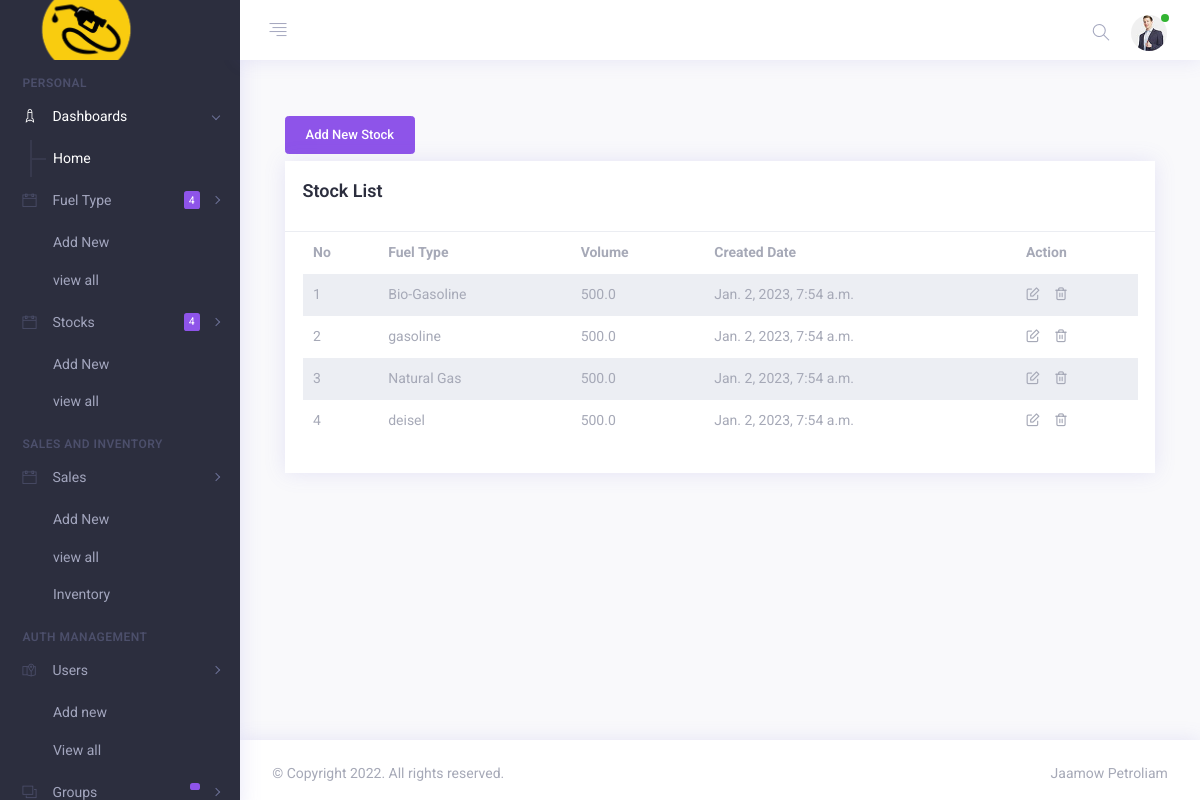
The page /stocks/ (signed in) on the database its author committed.
### base/models.py (models this page shows, shortened)
class Stock(models.Model):
    date = models.DateField(null=True, blank = True)
    fuel = models.ForeignKey(Fuel, on_delete=models.CASCADE)
    volume = models.FloatField(max_length=(15,2),default=0)
    user = models.CharField(max_length=100, blank=True)
    created = models.DateTimeField(auto_now=True)
    updated = models.DateTimeField(auto_now_add=True)
    class Meta:
        ordering = ['-updated','-created']
        verbose_name_plural = "Stock lists"

class Fuel(models.Model):
    name = models.CharField(max_length=100, unique=True)
    price = models.FloatField(max_length=(15,2), default=0)
    user = models.CharField(max_length=100, blank=True)
    status = models.CharField(max_length=2,choices=(('1','Active'),('0', 'Inactive')) , default = 1)
    delete_flag = models.IntegerField(default = 0)
    created = models.DateTimeField(default = timezone.now)
    updated = models.DateTimeField(auto_now=True)
    class Meta:
        ordering = ['-updated','-created']
        verbose_name_plural = "fuel type lists"
    def __str__(self):
        return self.name

### base/views.py (the view)
# urls.py: path('stocks/', views.stockView, name="stocks"),
@login_required(login_url='login')
@permission_required('base.view_stock', raise_exception=True)
def stockView(request):
    fuels = Fuel.objects.filter(delete_flag=0, status=1).all()
    stocks = Stock.objects.filter(fuel__id__in = fuels).all()
    context = {
        "stocks":stocks,
        "fuels":fuels,
        "page_name":"Stock List"
    }
    return render(request, 'base/stock_list.html', context)

### base/templates/base/stock_list.html (shortened to what this page needs)
{% extends 'base.html' %}
{% block content %}
<br>
    <div class="container justify-content-center">
     <div>
        {% if perms.base.add_stock %}
        <a href="{% url 'new_stock' %}"><button class="btn btn-primary">Add New Stock</button></a>
     {% endif  %}
    </div>
        <div class="card mb-4 mt-2">
            <div class="card-header">
                <h4>{{page_name}}</h4>
            </div>
            <div class="card-body scrollbar scroll_dark pt-0" style="max-height: 350px;">
                <div class="datatable-wrapper table-responsive">
                    <table id="datatable" class="table table-borderless table-striped">
                        <thead>
                            <th>No</th>
                            <th>Fuel Type</th>
                            <th>Volume</th>
                            <th>Created Date</th>
                            <th>Action</th>
                        </thead>
                        <tbody>
                            <tr>
                                {% for stock in stocks %}
                                <td>{{forloop.counter}}</td>
                                <td>{{stock.fuel}}</td>
                                <td>{{stock.volume}}</td>
                                <td>{{stock.created}}</td>
                                <td>
                                    <a class="mr-3" href="{% url 'update_stock' stock.id %}"><i class="fe fe-edit"></i></a><a href="{% url 'delete_stock' stock.id %}" onclick="return confirm('Are you sure you want to delete this item?');"><i class="fe fe-trash-2"></i></a>
                                </td>
                            </tr>
                            {% endfor %}
                        </tbody>
                    </table>
                </div>
            </div>
        </div>
    </div>
{% endblock %}

### rows shown on the page
Stock: fuel "Bio-Gasoline", volume "500.0", created "Jan. 2, 2023, 7:54 a.m."
Stock: fuel "gasoline", volume "500.0", created "Jan. 2, 2023, 7:54 a.m."
Stock: fuel "Natural Gas", volume "500.0", created "Jan. 2, 2023, 7:54 a.m."
Stock: fuel "deisel", volume "500.0", created "Jan. 2, 2023, 7:54 a.m."

### other values the page prints
{{ fuels.count }} "4"
{{ stocks.count }} "4"
{{ page_name }} "Stock List"
